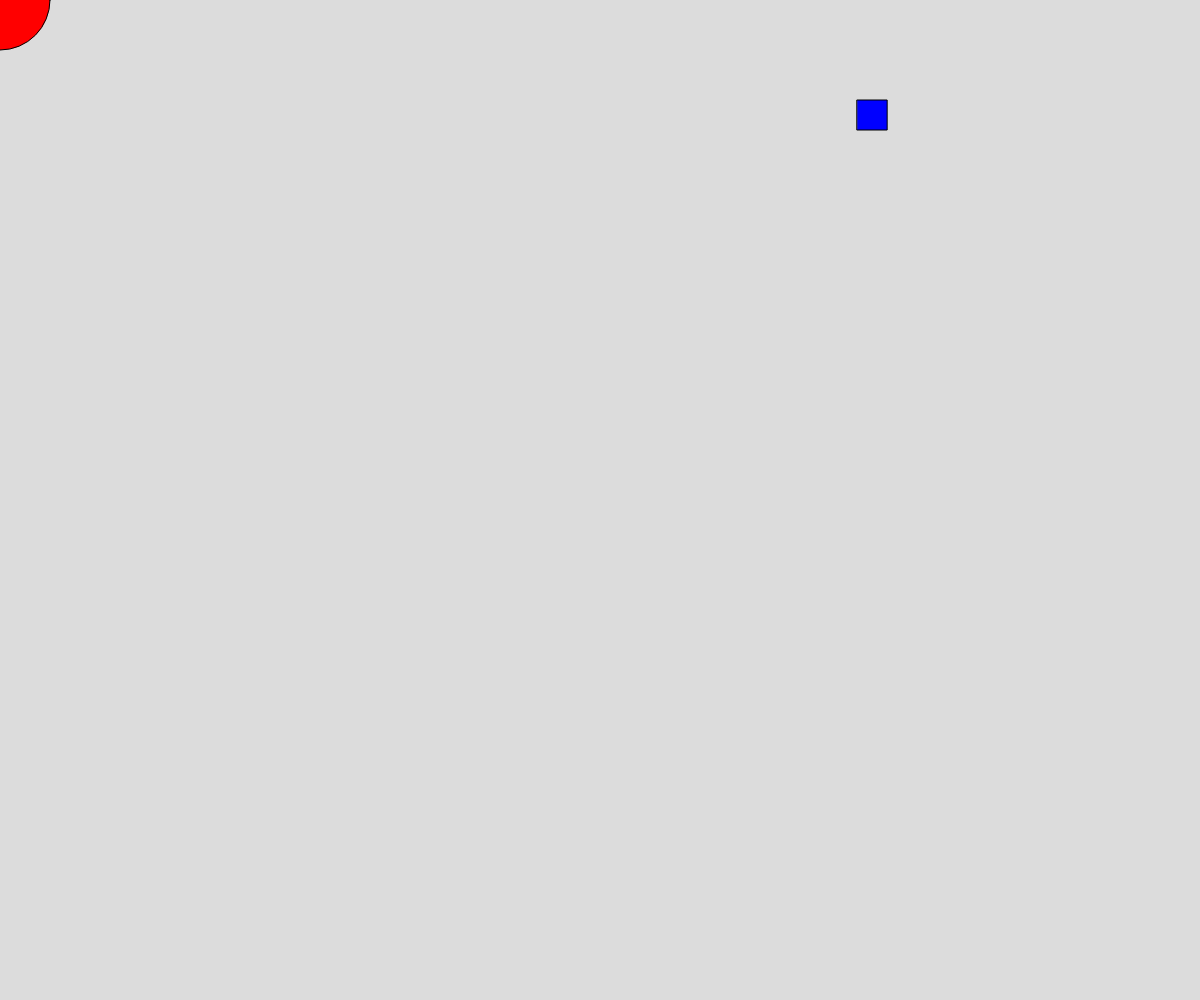
Frame 1 (no input)
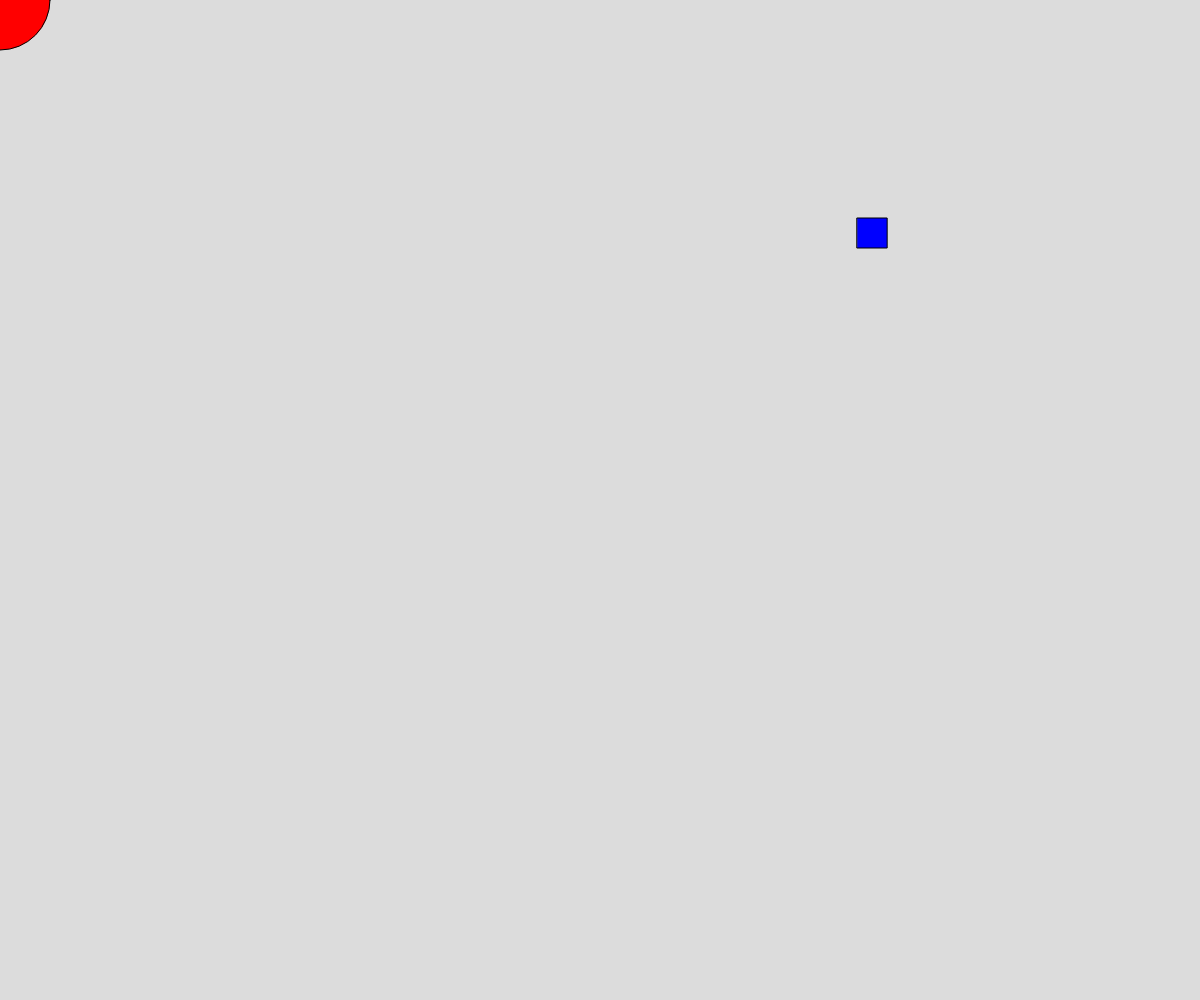
Frame 60 (no input)
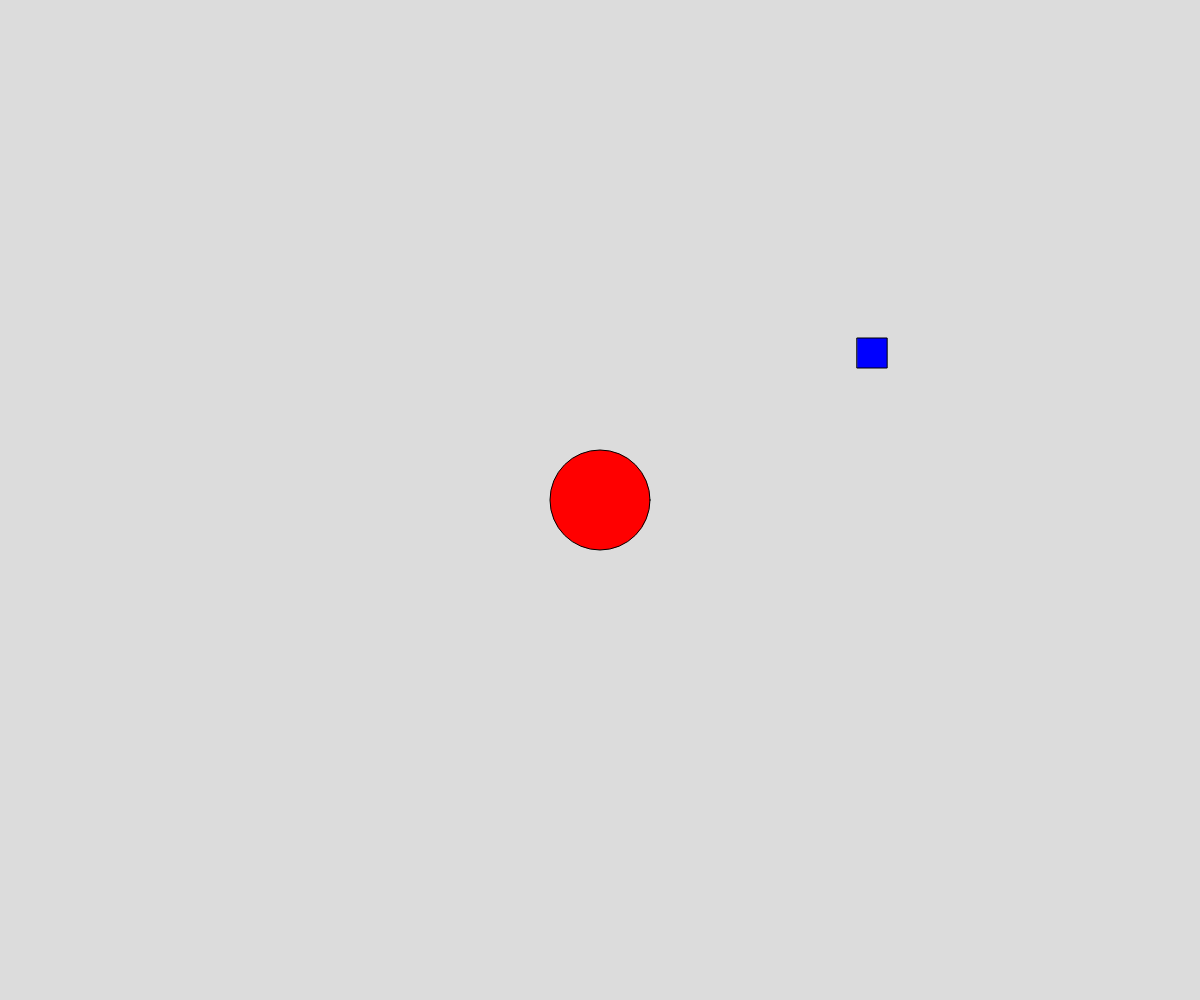
Frame 120 (the mouse pressed at the canvas centre since frame 60)

The p5.js sketch that drew these frames (run headless with seeded random() and noise() and a simulated clock; from frame 60 on, the mouse is pressed at the canvas centre):

// p5.js sketch
// ── sketch.js
// Project Title
// Your Name
// Date
//
// Extra for Experts:
// - describe what you did to take this project "above and beyond"

let imgCircle;
let imgRect;
let rectArray = [];

function setup() {
  createCanvas(windowWidth, windowHeight);
  imgCircle = new Circle();
  imgRect = new Rectangle(random(0,width));
  rectArray.push(imgRect);
}

function draw() {
  background(220);
  imgCircle.display(mouseX, mouseY);
  // enemyRect();
  // for(let i = 0; i< rectArray.length -1; i++){
  //   rectArray[i].display();
  //   rectArray[i].fall();
  // }
  imgRect.display();
  imgRect.fall();
 
}


class Circle{
  constructor(){
    this.x = width/2;
    this.y = width/2;
    this.d = 100;
  }

  display(x, y){
    fill("red");
    circle(x, y, this.d);
  }

  move(){

  }

}

class Rectangle{
  constructor(x){
    this.x = x;
    this.y = 100;
    this.w = 30;
    this.dy = 2;
  }

  display(){
    fill("blue");
    rect(this.x, this.y, this.w);
  }
  fall(){
    this.y= this.y + this.dy;
  }
}

function enemyRect(){
  for(let i = 0; i < 10; i++){
    imgRect = new Rectangle(random(0,width));
    rectArray.push(imgRect);
  }
}
